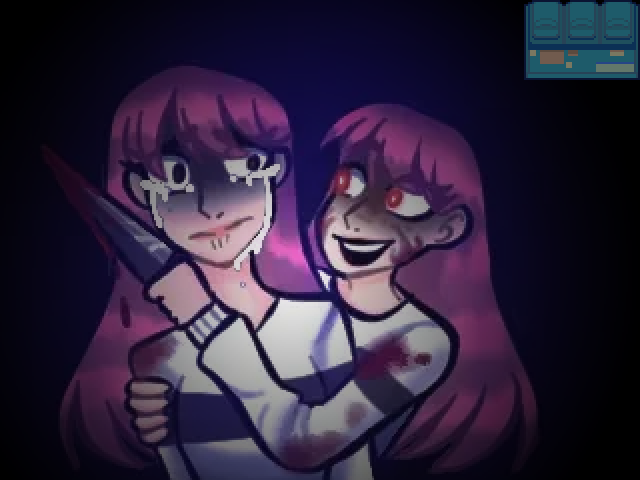

A level layout from a 2D game, rendered from its tile map. Below: a short description, then the map file with its tile-grid data intact:
An orthogonal 16x12 tile map with 40x40 px tiles, 1 tile layer (Tile Layer 1), 2 tilesets, 1 image layer and 13 objects (3x chest, 2x interactable, 2x npc, spawn).

<map version="1.10" tiledversion="1.10.1" orientation="orthogonal" renderorder="right-down" width="16" height="12" tilewidth="40" tileheight="40" infinite="0" nextlayerid="7" nextobjectid="15">
 <editorsettings>
  <export target="vic.lua" format="lua" />
 </editorsettings>
 <properties>
  <property name="music" value="vic" />
 </properties>
 <tileset firstgid="1" source="../tilesets/city_alleyway.tsx" />
 <tileset firstgid="316" source="../tilesets/devroom-objects.tsx" />
 <imagelayer id="2" name="Image Layer 1" offsetx="0" offsety="-20">
  <image source="../../../assets/sprites/world/maps/vic.png" width="640" height="520" />
 </imagelayer>
 <layer id="6" name="Tile Layer 1" width="16" height="12">
  <data encoding="csv">
0,0,0,0,0,0,0,0,0,0,0,0,0,222,223,224,
0,0,0,0,0,0,0,0,0,0,0,0,0,237,238,239,
0,0,0,0,0,0,0,0,0,0,0,0,0,0,0,0,
0,0,0,0,0,0,0,0,0,0,0,0,0,0,0,0,
0,0,0,0,0,0,0,0,0,0,0,0,0,0,0,0,
0,0,0,0,0,0,0,0,0,0,0,0,0,0,0,0,
0,0,0,0,0,0,0,0,0,0,0,0,0,0,0,0,
0,0,0,0,0,0,0,0,0,0,0,0,0,0,0,0,
0,0,0,0,0,0,0,0,0,0,0,0,0,0,0,0,
0,0,0,0,0,0,0,0,0,0,0,0,0,0,0,0,
0,0,0,0,0,0,0,0,0,0,0,0,0,0,0,0,
0,0,0,0,0,0,0,0,0,0,0,0,0,0,0,0
</data>
 </layer>
 <objectgroup id="3" name="collision">
  <object id="2" x="0" y="0" width="640" />
  <object id="3" x="640" y="0" height="480" />
  <object id="4" x="0" y="480" width="640" />
  <object id="5" x="0" y="0" height="480" />
 </objectgroup>
 <objectgroup id="4" name="markers">
  <object id="6" name="spawn" x="560" y="160">
   <point />
  </object>
 </objectgroup>
 <objectgroup id="5" name="objects">
  <object id="1" name="interactable" x="520" y="0" width="116" height="80">
   <properties>
    <property name="cutscene" value="warp_bin" />
    <property name="solid" type="bool" value="true" />
   </properties>
  </object>
  <object id="8" name="chest" x="80" y="80" width="40" height="40">
   <properties>
    <property name="item" value="hornet_gun" />
   </properties>
  </object>
  <object id="9" name="chest" x="240" y="120" width="40" height="40">
   <properties>
    <property name="item" value="golden_berry" />
   </properties>
  </object>
  <object id="10" name="chest" x="400" y="80" width="40" height="40">
   <properties>
    <property name="item" value="devil_bow" />
   </properties>
  </object>
  <object id="11" gid="359" x="320" y="320" width="40" height="40" />
  <object id="12" name="interactable" x="320" y="280" width="40" height="40">
   <properties>
    <property name="cutscene" value="dxyn.sign" />
    <property name="solid" type="bool" value="true" />
   </properties>
  </object>
  <object id="13" name="npc" x="160" y="280">
   <properties>
    <property name="actor" value="pk" />
    <property name="cutscene" value="dxyn.pk" />
   </properties>
   <point />
  </object>
  <object id="14" name="npc" x="480" y="400">
   <properties>
    <property name="actor" value="katy" />
    <property name="cutscene" value="dxyn.katy" />
   </properties>
   <point />
  </object>
 </objectgroup>
</map>
